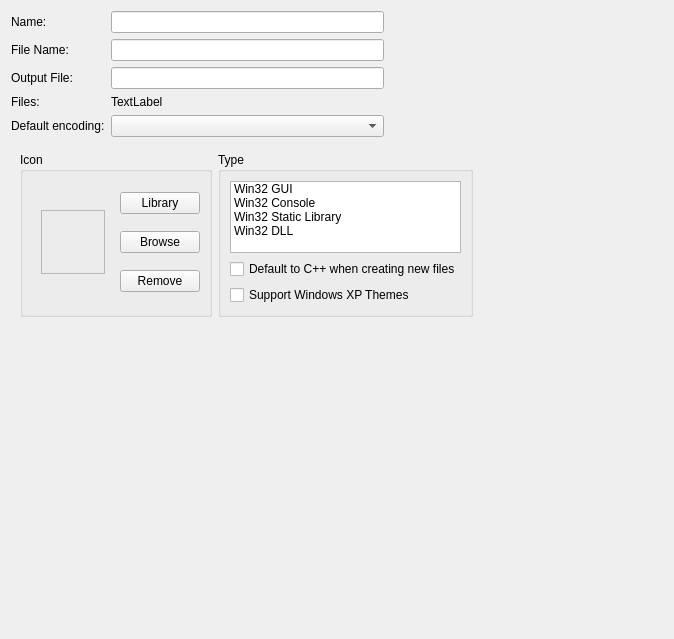
<?xml version="1.0" encoding="UTF-8"?>
<ui version="4.0">
 <class>ProjectGeneralWidget</class>
 <widget class="QWidget" name="ProjectGeneralWidget">
  <property name="geometry">
   <rect>
    <x>0</x>
    <y>0</y>
    <width>674</width>
    <height>639</height>
   </rect>
  </property>
  <property name="windowTitle">
   <string>Form</string>
  </property>
  <layout class="QGridLayout" name="gridLayout">
   <item row="1" column="1">
    <widget class="QLineEdit" name="txtFileName">
     <property name="readOnly">
      <bool>true</bool>
     </property>
    </widget>
   </item>
   <item row="0" column="2">
    <spacer name="horizontalSpacer">
     <property name="orientation">
      <enum>Qt::Horizontal</enum>
     </property>
     <property name="sizeHint" stdset="0">
      <size>
       <width>40</width>
       <height>20</height>
      </size>
     </property>
    </spacer>
   </item>
   <item row="0" column="0">
    <widget class="QLabel" name="label">
     <property name="text">
      <string>Name:</string>
     </property>
    </widget>
   </item>
   <item row="1" column="0">
    <widget class="QLabel" name="label_2">
     <property name="text">
      <string>File Name:</string>
     </property>
    </widget>
   </item>
   <item row="0" column="1">
    <widget class="QLineEdit" name="txtName"/>
   </item>
   <item row="2" column="1">
    <widget class="QLineEdit" name="txtOutputFile">
     <property name="readOnly">
      <bool>true</bool>
     </property>
    </widget>
   </item>
   <item row="3" column="0">
    <widget class="QLabel" name="label_4">
     <property name="text">
      <string>Files:</string>
     </property>
    </widget>
   </item>
   <item row="4" column="1">
    <widget class="QComboBox" name="cbDefaultEncoding"/>
   </item>
   <item row="3" column="1">
    <widget class="QLabel" name="lblFiles">
     <property name="text">
      <string>TextLabel</string>
     </property>
    </widget>
   </item>
   <item row="4" column="0">
    <widget class="QLabel" name="label_5">
     <property name="text">
      <string>Default encoding:</string>
     </property>
    </widget>
   </item>
   <item row="6" column="0" colspan="3">
    <widget class="QWidget" name="widget_2" native="true">
     <layout class="QHBoxLayout" name="horizontalLayout">
      <item>
       <widget class="QGroupBox" name="groupBox_2">
        <property name="sizePolicy">
         <sizepolicy hsizetype="Expanding" vsizetype="Preferred">
          <horstretch>0</horstretch>
          <verstretch>0</verstretch>
         </sizepolicy>
        </property>
        <property name="title">
         <string>Icon</string>
        </property>
        <layout class="QGridLayout" name="gridLayout_2">
         <item row="2" column="1">
          <widget class="QPushButton" name="btnRemove">
           <property name="text">
            <string>Remove</string>
           </property>
           <property name="icon">
            <iconset resource="../icons.qrc">
             <normaloff>:/icons/images/newlook24/011-clrhist.png</normaloff>:/icons/images/newlook24/011-clrhist.png</iconset>
           </property>
          </widget>
         </item>
         <item row="0" column="1">
          <widget class="QPushButton" name="btnLibrary">
           <property name="text">
            <string>Library</string>
           </property>
           <property name="icon">
            <iconset>
             <normalon>:/icons/images/newlook24/005-arricon.png</normalon>
            </iconset>
           </property>
          </widget>
         </item>
         <item row="0" column="0" rowspan="3">
          <widget class="QWidget" name="widget" native="true">
           <layout class="QVBoxLayout" name="verticalLayout_2">
            <item>
             <spacer name="verticalSpacer_2">
              <property name="orientation">
               <enum>Qt::Vertical</enum>
              </property>
              <property name="sizeHint" stdset="0">
               <size>
                <width>20</width>
                <height>40</height>
               </size>
              </property>
             </spacer>
            </item>
            <item>
             <widget class="QLabel" name="lblICon">
              <property name="minimumSize">
               <size>
                <width>64</width>
                <height>64</height>
               </size>
              </property>
              <property name="frameShape">
               <enum>QFrame::StyledPanel</enum>
              </property>
              <property name="text">
               <string/>
              </property>
             </widget>
            </item>
            <item>
             <spacer name="verticalSpacer_3">
              <property name="orientation">
               <enum>Qt::Vertical</enum>
              </property>
              <property name="sizeHint" stdset="0">
               <size>
                <width>20</width>
                <height>40</height>
               </size>
              </property>
             </spacer>
            </item>
           </layout>
          </widget>
         </item>
         <item row="1" column="1">
          <widget class="QPushButton" name="btnBrowse">
           <property name="text">
            <string>Browse</string>
           </property>
           <property name="icon">
            <iconset>
             <normalon>:/icons/images/newlook24/053-open.png</normalon>
            </iconset>
           </property>
          </widget>
         </item>
        </layout>
       </widget>
      </item>
      <item>
       <widget class="QGroupBox" name="groupBox">
        <property name="title">
         <string>Type</string>
        </property>
        <layout class="QVBoxLayout" name="verticalLayout">
         <item>
          <widget class="QListWidget" name="lstType">
           <property name="sizePolicy">
            <sizepolicy hsizetype="Preferred" vsizetype="Preferred">
             <horstretch>0</horstretch>
             <verstretch>0</verstretch>
            </sizepolicy>
           </property>
           <property name="sizeAdjustPolicy">
            <enum>QAbstractScrollArea::AdjustToContents</enum>
           </property>
           <property name="editTriggers">
            <set>QAbstractItemView::NoEditTriggers</set>
           </property>
           <property name="resizeMode">
            <enum>QListView::Fixed</enum>
           </property>
           <property name="layoutMode">
            <enum>QListView::SinglePass</enum>
           </property>
           <property name="viewMode">
            <enum>QListView::ListMode</enum>
           </property>
           <item>
            <property name="text">
             <string>Win32 GUI</string>
            </property>
           </item>
           <item>
            <property name="text">
             <string>Win32 Console</string>
            </property>
           </item>
           <item>
            <property name="text">
             <string>Win32 Static Library</string>
            </property>
           </item>
           <item>
            <property name="text">
             <string>Win32 DLL</string>
            </property>
           </item>
          </widget>
         </item>
         <item>
          <widget class="QCheckBox" name="cbDefaultCpp">
           <property name="text">
            <string>Default to C++ when creating new files</string>
           </property>
          </widget>
         </item>
         <item>
          <widget class="QCheckBox" name="cbSupportXPTheme">
           <property name="text">
            <string>Support Windows XP Themes</string>
           </property>
          </widget>
         </item>
        </layout>
       </widget>
      </item>
      <item>
       <spacer name="horizontalSpacer_2">
        <property name="orientation">
         <enum>Qt::Horizontal</enum>
        </property>
        <property name="sizeHint" stdset="0">
         <size>
          <width>40</width>
          <height>20</height>
         </size>
        </property>
       </spacer>
      </item>
     </layout>
    </widget>
   </item>
   <item row="2" column="0">
    <widget class="QLabel" name="label_3">
     <property name="text">
      <string>Output File:</string>
     </property>
    </widget>
   </item>
   <item row="7" column="0">
    <spacer name="verticalSpacer">
     <property name="orientation">
      <enum>Qt::Vertical</enum>
     </property>
     <property name="sizeHint" stdset="0">
      <size>
       <width>20</width>
       <height>40</height>
      </size>
     </property>
    </spacer>
   </item>
  </layout>
 </widget>
 <resources>
  <include location="../icons.qrc"/>
 </resources>
 <connections/>
</ui>
